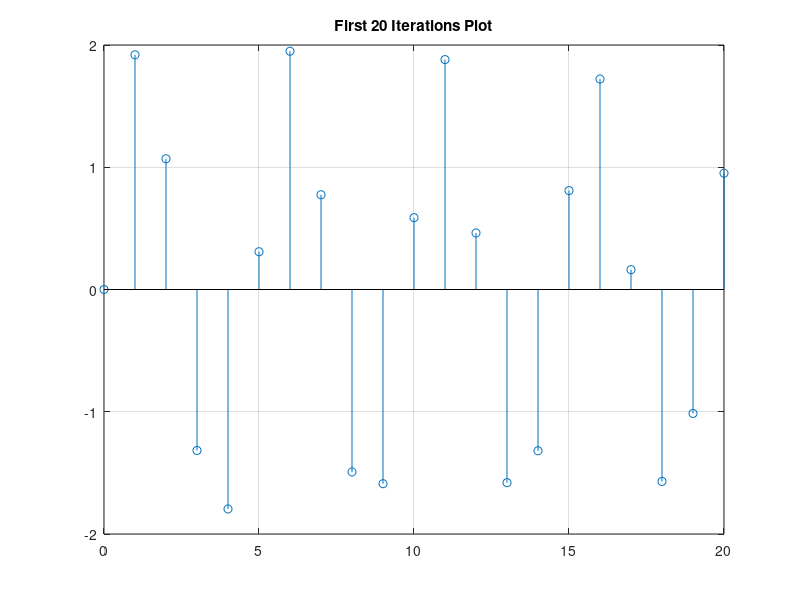
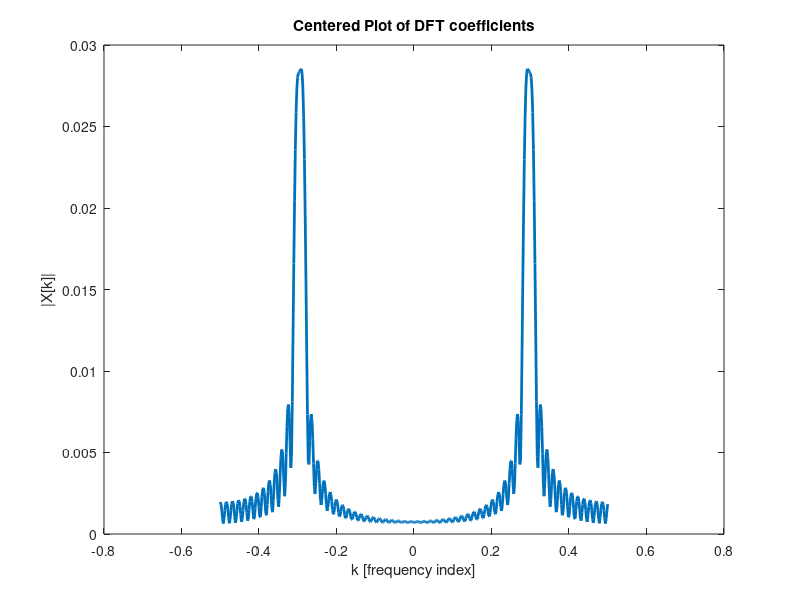
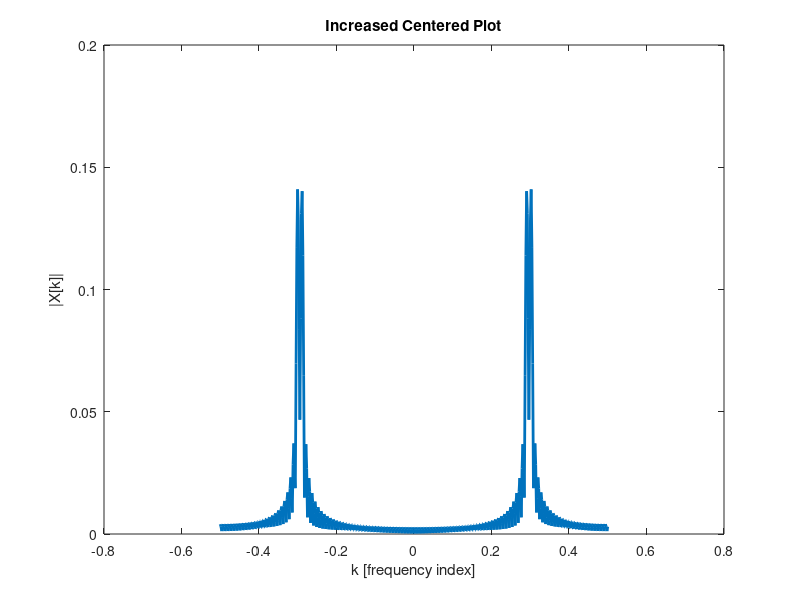

The MATLAB source for these figures, in order:
%%Part 1: Frequency Resolution

A1 = 1;
A2 = 1;
F1 = .2;
F2 = .21;
L = 64;

n = 0:(L-1);
X1 = A1 * sin(2*pi * F1 * n);
X2 = A2 * sin(2*pi * F2 * n);

XN = X1+X2;

figure;
hp = stem(n,XN);
grid
hold on %put plot on same figure
axis([0 20 -2 2]); %to only plot range [x1 x2 y1 y2]
title('First 20 Iterations Plot')

%Number 2 and 3: shifted frequency, centered plots
NN = 512;
fftPlot = fft(XN,NN);
y = 0:NN-1;
shifter = fftshift(fftPlot);
%m=-floor((NN)/2):1:floor((NN-1)/2); % Shifted frequency index

figure;
plot(linspace(-1/2,1/2,NN),abs(fftPlot/2)/NN,'marker','none','Linewidth',2);

xlabel('k [frequency index]')
ylabel('|X[k]|')
title('Centered Plot of DFT coefficients')

%4: At L = 64, the two peaks are not distinguishable. Additionally,
% when N was increased from 512 to 1024, even then the two peaks were
% not distinguishabe. This is simply because N is just the order of the
% filter and the larger order does not impact the visibility of the peaks
% in any way. 

%5:

%shifted frequency, centered plots

A1 = 1;
A2 = 1;
F1 = .2;
F2 = .21;
L = 128;

n = 0:(L-1);
X1 = A1 * sin(2*pi * F1 * n);
X2 = A2 * sin(2*pi * F2 * n);

XN2 = X1+X2;

NCrit = 512;
fftPlot = fft(XN2,NCrit);
y = 0:NCrit-1;
shifter = fftshift(fftPlot);
%m=-floor((NCrit)/2):1:floor((NCrit-1)/2); % Shifted frequency index

figure;
plot(linspace(-1/2,1/2,NCrit),abs(fftPlot)/NCrit,'marker','none','Linewidth',2);
xlabel('k [frequency index]')
ylabel('|X[k]|')
title('Increased Centered Plot')

% As described in Figure 3 - Increased Centered Plot, there's a dip in the 
% plot indicating that there are two cosines. This is clearly visible once the 
% L value was increased. Increasing the L value means taking more samples to check
% the plot against. The lesson learned is that if we can afford to sample at a greater
% rate, that is the way to go because it provides more clarity in the plots and analysis.
% At L = 128, we see two peaks clearly.